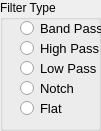
               <widget class="QGroupBox" name="groupBoxFilterType_2">
                <property name="geometry">
                 <rect>
                  <x>220</x>
                  <y>310</y>
                  <width>101</width>
                  <height>131</height>
                 </rect>
                </property>
                <property name="title">
                 <string>Filter Type</string>
                </property>
                <widget class="QRadioButton" name="radioButtonBandPassLI">
                 <property name="geometry">
                  <rect>
                   <x>20</x>
                   <y>20</y>
                   <width>82</width>
                   <height>17</height>
                  </rect>
                 </property>
                 <property name="font">
                  <font>
                   <pointsize>10</pointsize>
                  </font>
                 </property>
                 <property name="text">
                  <string>Band Pass</string>
                 </property>
                </widget>
                <widget class="QRadioButton" name="radioButtonHighPassLI">
                 <property name="geometry">
                  <rect>
                   <x>20</x>
                   <y>40</y>
                   <width>82</width>
                   <height>17</height>
                  </rect>
                 </property>
                 <property name="font">
                  <font>
                   <pointsize>10</pointsize>
                  </font>
                 </property>
                 <property name="text">
                  <string>High Pass</string>
                 </property>
                </widget>
                <widget class="QRadioButton" name="radioButtonLowPassLI">
                 <property name="geometry">
                  <rect>
                   <x>20</x>
                   <y>60</y>
                   <width>82</width>
                   <height>17</height>
                  </rect>
                 </property>
                 <property name="font">
                  <font>
                   <pointsize>10</pointsize>
                  </font>
                 </property>
                 <property name="text">
                  <string>Low Pass</string>
                 </property>
                </widget>
                <widget class="QRadioButton" name="radioButtonNotchLI">
                 <property name="geometry">
                  <rect>
                   <x>20</x>
                   <y>80</y>
                   <width>82</width>
                   <height>17</height>
                  </rect>
                 </property>
                 <property name="font">
                  <font>
                   <pointsize>10</pointsize>
                  </font>
                 </property>
                 <property name="text">
                  <string>Notch</string>
                 </property>
                </widget>
                <widget class="QRadioButton" name="radioButtonFlatLI">
                 <property name="geometry">
                  <rect>
                   <x>20</x>
                   <y>100</y>
                   <width>82</width>
                   <height>17</height>
                  </rect>
                 </property>
                 <property name="font">
                  <font>
                   <pointsize>10</pointsize>
                  </font>
                 </property>
                 <property name="text">
                  <string>Flat</string>
                 </property>
                </widget>
               </widget>
